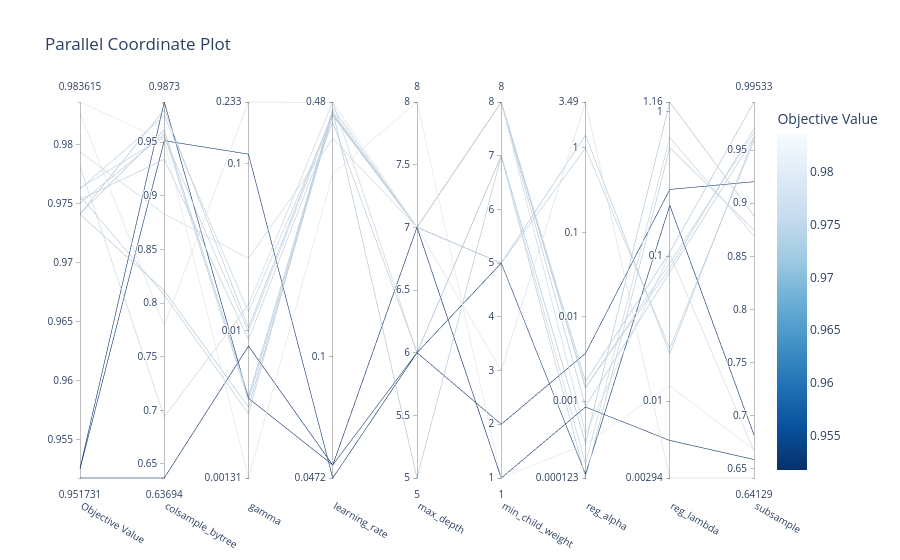

The code cell stored with this chart in its notebook:
### Markdown cell above
### Parallel Coordinate Plot

Each line represents a trial. The colour encodes the objective value, revealing which parameter combinations yield the best results.

### Code cell
from optuna.visualization import plot_parallel_coordinate

if n_completed >= 2:
    fig = plot_parallel_coordinate(study)
    fig.show()
else:
    print("Need at least 2 completed trials for parallel coordinate plot")

### Figure 1 — Plotly figure (JSON) as saved in the notebook; plotly's stock layout.template omitted (floating-point values rounded to 4 significant figures)
{"data": [{"dimensions": [{"label": "Objective Value", "range": [0.9517, 0.9836], "values": [0.9517, 0.9525, 0.9525, 0.9836, 0.9753, 0.9826, 0.9741, 0.9794, 0.9756, 0.9782, 0.9741, 0.9763, 0.9741, 0.975, 0.9763]}, {"label": "colsample_bytree", "range": [0.6369, 0.9873], "values": [0.6369, 0.9512, 0.9873, 0.9513, 0.9339, 0.7792, 0.9611, 0.8829, 0.8074, 0.6939, 0.8115, 0.9549, 0.98, 0.9573, 0.9744]}, {"label": "gamma", "range": [-2.883, -0.6322], "ticktext": ["0.00131", "0.01", "0.1", "0.233"], "tickvals": [-2.883, -2, -1, -0.6322], "values": [-2.093, -0.9443, -2.406, -2.883, -2.053, -0.6322, -2.394, -1.568, -2.498, -1.846, -2.46, -2.005, -1.982, -2.419, -1.888]}, {"label": "learning_rate", "range": [-1.326, -0.3188], "ticktext": ["0.0472", "0.1", "0.48"], "tickvals": [-1.326, -1, -0.3188], "values": [-1.291, -1.326, -1.291, -0.511, -0.3726, -0.32, -0.3427, -0.4171, -0.335, -0.3188, -0.353, -0.3546, -0.3464, -0.3517, -0.3551]}, {"label": "max_depth", "range": [5, 8], "values": [7, 6, 6, 8, 6, 7, 5, 7, 7, 6, 7, 7, 7, 7, 7]}, {"label": "min_child_weight", "range": [1, 8], "values": [1, 5, 2, 1, 7, 3, 7, 8, 5, 7, 5, 8, 8, 8, 8]}, {"label": "reg_alpha", "range": [-3.909, 0.543], "ticktext": ["0.000123", "0.001", "0.01", "0.1", "1", "3.49"], "tickvals": [-3.909, -3, -2, -1, 0, 0.543], "values": [-3.069, -3.863, -2.433, -3.508, -3.909, 0.543, -3.496, -3.382, -0.003139, -3.741, 0.1508, -2.845, -2.766, -3.062, -2.831]}, {"label": "reg_lambda", "range": [-2.532, 0.06594], "ticktext": ["0.00294", "0.01", "0.1", "1", "1.16"], "tickvals": [-2.532, -2, -1, 0, 0.06594], "values": [-2.272, -0.6477, -0.5384, -1.894, -0.2493, -2.532, 0.06594, -0.9843, -1.636, -0.1802, -1.672, -1.047, -0.9725, -1.111, -1.083]}, {"label": "subsample", "range": [0.6413, 0.9953], "values": [0.6587, 0.6818, 0.9203, 0.6679, 0.8746, 0.6413, 0.8882, 0.6668, 0.9588, 0.8691, 0.9622, 0.9664, 0.9953, 0.9621, 0.9703]}], "labelangle": 30, "labelside": "bottom", "line": {"color": [0.9517, 0.9525, 0.9525, 0.9836, 0.9753, 0.9826, 0.9741, 0.9794, 0.9756, 0.9782, 0.9741, 0.9763, 0.9741, 0.975, 0.9763], "colorbar": {"title": {"text": "Objective Value"}}, "colorscale": [[0, "rgb(247,251,255)"], [0.125, "rgb(222,235,247)"], [0.25, "rgb(198,219,239)"], [0.375, "rgb(158,202,225)"], [0.5, "rgb(107,174,214)"], [0.625, "rgb(66,146,198)"], [0.75, "rgb(33,113,181)"], [0.875, "rgb(8,81,156)"], [1, "rgb(8,48,107)"]], "reversescale": true, "showscale": true}, "type": "parcoords"}], "layout": {"title": {"text": "Parallel Coordinate Plot"}}}
